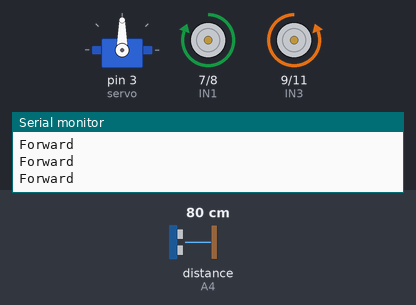
This sketch was run on a simulated Arduino Uno, built with avr-gcc and run on an emulated ATmega328P. Shown: servo, motor-driver pin pairs drawn as motors (green arrow = first pin HIGH = forward, orange = second pin HIGH = backward, longer = more drive, scaled by the enable pin), the last lines printed to the serial monitor. Wiring (inferred from the names in the program): ultrasonic range finder: trigger A5; echo A4. Inputs (shaded band) come from the test bench; at power-on: distance to the obstacle (sensor on A4) 80 cm. The echo pulse lasts 58.3 µs per cm.

Above: at 1.8 s.
1.9 s: distance to the obstacle (sensor on A4) set to 49 cm
3.4 s: distance to the obstacle (sensor on A4) set to 43 cm
At 4.3 s:
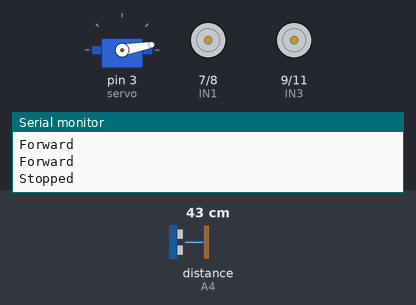
At 6.3 s:
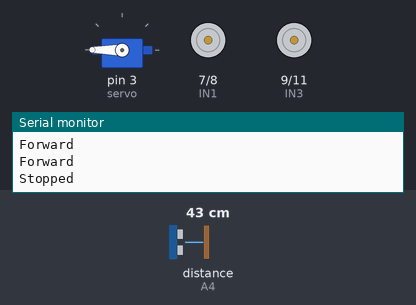
6.5 s: distance to the obstacle (sensor on A4) set to 60 cm
At 7.5 s:
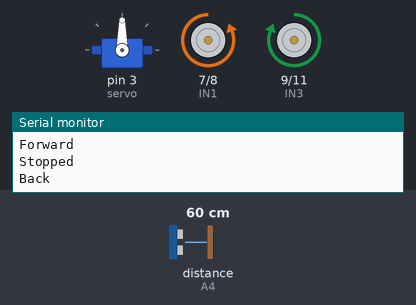
Timing chart, 0 to 9.5 s (numbered marks = the images above; inputs shaded):
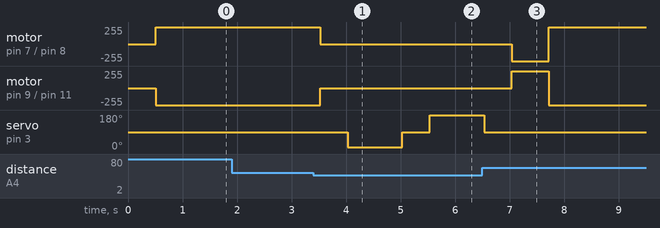

The sketch:

Sonar_obstacle_avoidance.ino
```cpp
//Noel Nicolas
//This code takes inputs from an ultrasonic sensor module
//The module is on a servo that rotates 0-180 deg
//The module uses sonar to detect objects from 0-180 deg when the servo moves
//The car moves using inputs from the sensor

//    The direction of the car's movement
//  ENA   ENB   IN1   IN2   IN3   IN4   Description
//  HIGH  HIGH  HIGH  LOW   LOW   HIGH  Car forward
//  HIGH  HIGH  LOW   HIGH  HIGH  LOW   Car reverse
//  HIGH  HIGH  LOW   HIGH  LOW   HIGH  Car turns left
//  HIGH  HIGH  HIGH  LOW   HIGH  LOW   Car turns right
//  HIGH  HIGH  LOW   LOW   LOW   LOW   Car stopped
//  HIGH  HIGH  HIGH  HIGH  HIGH  HIGH  Car stopped
//  LOW   LOW   N/A   N/A   N/A   N/A   Car stopped

#include <Servo.h> //servo for echo location
Servo servo; //servo object

int Echo = A4;
int Trig = A5;

//define L298n module IO Pin
#define ENB 5
#define IN1 7
#define IN2 8
#define IN3 9
#define IN4 11
#define ENA 6

//variables
#define myspeed 100 //found value through trial and error, higher values had more bumps on the wall
int rightEcho = 0, leftEcho = 0, middleEcho = 0;

void forward(){
  digitalWrite(ENA, myspeed);    //speed of right motor
  digitalWrite(ENB, myspeed);    //speed of left motor
  digitalWrite(IN1, HIGH);    //left motors forward
  digitalWrite(IN2, LOW);     //left motors reverse off
  digitalWrite(IN3, LOW);     //right motors reverse off
  digitalWrite(IN4, HIGH);    //right motors forward on
  Serial.println("Forward");  //send message to serial monitor
}

void back(){
  digitalWrite(ENA, myspeed);
  digitalWrite(ENB, myspeed);
  digitalWrite(IN1, LOW);
  digitalWrite(IN2, HIGH);
  digitalWrite(IN3, HIGH);
  digitalWrite(IN4, LOW);
  Serial.println("Back");
}

void left(){
  digitalWrite(ENA, myspeed);
  digitalWrite(ENB, myspeed);
  digitalWrite(IN1, LOW);
  digitalWrite(IN2, HIGH);
  digitalWrite(IN3, LOW);
  digitalWrite(IN4, HIGH);
  Serial.println("Left");
}

void right(){
  digitalWrite(ENA, myspeed);
  digitalWrite(ENB, myspeed);
  digitalWrite(IN1, HIGH);
  digitalWrite(IN2, LOW);
  digitalWrite(IN3, HIGH);
  digitalWrite(IN4, LOW);
  Serial.println("Right");
}

void stop(){
  digitalWrite(ENA, LOW);
  digitalWrite(ENB, LOW);
  Serial.println("Stopped");
}

int getDistance() {
  digitalWrite(Trig, LOW);
  delayMicroseconds(2);
  digitalWrite(Trig, HIGH);
  delayMicroseconds(10);
  digitalWrite(Trig, LOW);
  return (int)pulseIn(Echo, HIGH) / 58;
}

//before execute loop() function,
//setup() function will execute first and only once
//"Initiate these pins"
void setup() {
  servo.attach(3); //servo is on pin 3
  Serial.begin(9600);     //open serial and set the baudrate 9600 bits per second (default)[can increase if needed]
  pinMode(Echo, INPUT);
  pinMode(Trig, OUTPUT);
  pinMode(IN1, OUTPUT);
  pinMode(IN2, OUTPUT);
  pinMode(IN3, OUTPUT);
  pinMode(IN4, OUTPUT);
  pinMode(ENA, OUTPUT);
  pinMode(ENB, OUTPUT);
  stop();
}

//Main
void loop() {
   servo.write(90); //default position
   delay(500); //delay 500 ms
   middleEcho = getDistance();

   if(middleEcho <=45){ //found value through many bumps on the walls
    stop();
    delay(500);
    servo.write(10); //Looks right
    delay(500);
    rightEcho = getDistance();

    delay(500);
    servo.write(90);
    delay(500);
    servo.write(180); //looks left
    delay(500);
    leftEcho = getDistance();

    delay(500);
    servo.write(90); //returns to middle position
    delay(500);
    if(rightEcho > leftEcho){
      right();
      delay(360);
    }
    else if (rightEcho < leftEcho){
      left();
      delay(360);
    }
    else if((rightEcho <=45) || (leftEcho <=45)){
      back();
      delay(180);
    }
    else {
      forward();
    }
   }
   else{
    forward();
   }


}
```

Measured:
- the behaviour switches between 47 and 46 cm on distance to the obstacle (sensor on A4) (found by bisection; images 0 and 1)
- after the input at 3.4 s, motor on pin 7 (IN1) / pin 8 (IN2): forward 255/255 → stopped after 0.13 s; motor on pin 9 (IN3) / pin 11 (IN4): backward 255/255 → stopped after 0.13 s; servo on pin 3 (servo): 90° → 10° after 0.63 s, → 90° 1.0 s later, → 180° 0.50 s later
- after the input at 6.5 s, servo on pin 3 (servo): goes on until 6.5 s, then stays 90°
